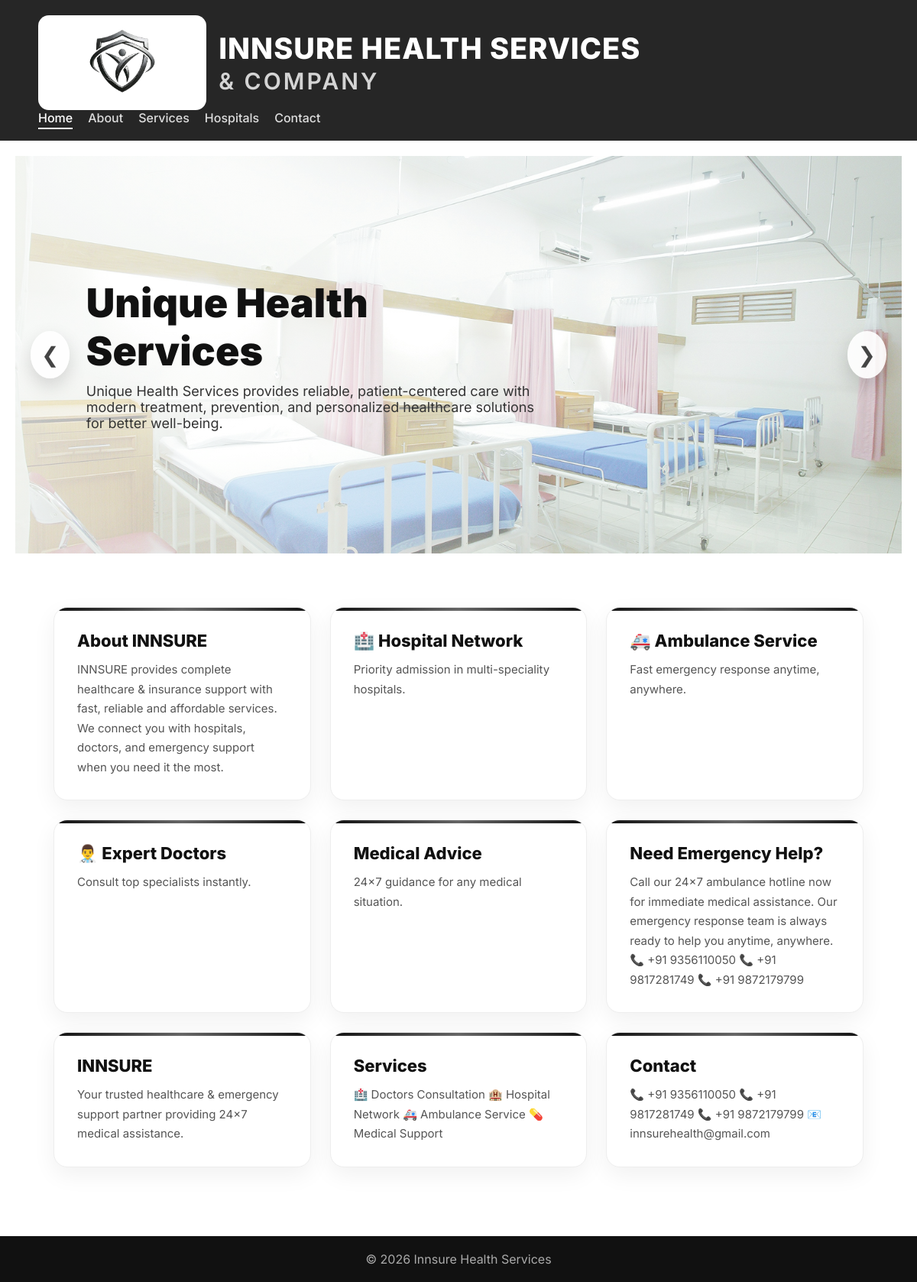
The page / on the database its author committed.
### core/models.py (models this page shows, shortened)
class HomeContent(models.Model):
    title = models.CharField(max_length=200)
    description = models.TextField()
    status = models.BooleanField(default=True)

### core/views.py (the view)
# urls.py: path('', views.home, name='home'),
def home(request):
    slides = Slider.objects.filter(status='Active').order_by('id')
    home_contents = HomeContent.objects.filter(status=True).order_by('id')
    context = {
        'slides': slides,
        'home_contents': home_contents,
    }
    return render(request, 'home.html', context)

### core/templates/home.html (shortened to what this page needs)
{% extends 'base.html' %}
{% load static %}
{% block content %}
<div class="slider">
    {% for slide in slides %}
    <div class="slide {% if forloop.first %}active{% endif %}">
        <div class="caption">
            <h1>{{ slide.title }}</h1>
            <p>{{ slide.description }}</p>
        </div>
    </div>
    {% endfor %}
    <div class="controls">
        <span class="prev">&#10094;</span>
        <span class="next">&#10095;</span>
    </div>
</div>
<section class="home-content">
    {% for content in home_contents %}
    <div class="content-card">
        <h2>{{ content.title }}</h2>
        <p>{{ content.description }}</p>
    </div>
    {% empty %}
    <div class="content-card">
        <h2>No Content Available</h2>
        <p>Please add content from admin panel</p>
    </div>
    {% endfor %}
</section>
{% endblock %}

### core/templates/base.html (style rules this page uses)
:root { --bg: #f5f6f8; --card: rgba(255,255,255,0.65); --text: #111; --primary: #111; --border: rgba(0,0,0,0.1); }
* { margin:0; padding:0; box-sizing:border-box; font-family:'Inter', sans-serif; }
body { background: var(--bg); color: var(--text); transition:0.3s; }

### core/templates/home.html (style rules this page uses)
body { font-family: 'Segoe UI', sans-serif; margin: 0; background: #fff; color: #444; }
.slider { height: 520px; position: relative; overflow: hidden; }
.slide { position: absolute; width: 100%; height: 100%; opacity: 0; transform: scale(1.1); filter: blur(10px); transition: all 1.2s ease; }
.slide.active { opacity: 1; transform: scale(1); filter: blur(0); }
.caption { position: absolute; top: 50%; left: 8%; transform: translateY(-50%); max-width: 600px; animation: fadeUp 1s ease; }
.caption h1 { font-size: 52px; font-weight: 900; color: #111; }
.caption p { font-size: 18px; margin-top: 10px; color: #333; }
.controls { position: absolute; width: 100%; top: 50%; display: flex; justify-content: space-between; padding: 0 20px; transform: translateY(-50%); }
.controls span { font-size: 28px; cursor: pointer; background: rgba(255,255,255,0.9); padding: 14px; border-radius: 50%; box-shadow: 0 10px 25px rgba(0,0,0,0.15); transition: 0.3s; }
.home-content { max-width: 1100px; margin: auto; padding: 70px 20px; display: grid; grid-template-columns: repeat(auto-fit, minmax(300px, 1fr)); gap: 25px; }
.content-card { background: #fff; border-radius: 18px; padding: 30px; border: 1px solid #eee; box-shadow: 0 10px 30px rgba(0,0,0,0.06); transition: 0.3s ease; position: relative; overflow: hidden; }
.content-card::before { content: ""; position: absolute; top: 0; left: 0; height: 4px; width: 100%; background: linear-gradient(90deg, #111, #666, #111); }
.content-card h2 { font-size: 22px; font-weight: 800; color: #111; margin-bottom: 12px; }
.content-card p { font-size: 15px; line-height: 1.7; color: #555; }

### rows shown on the page
HomeContent: title "About INNSURE", description "INNSURE provides complete healthcare & insurance support with fast, reliable and affordable services. We connect you with hospitals, doctors, and emergency support when you need it the most."
HomeContent: title "🏥 Hospital Network", description "Priority admission in multi-speciality hospitals."
HomeContent: title "🚑 Ambulance Service", description "Fast emergency response anytime, anywhere."
HomeContent: title "👨‍⚕️ Expert Doctors", description "Consult top specialists instantly."
HomeContent: title "Medical Advice", description "24×7 guidance for any medical situation."
HomeContent: title "Need Emergency Help?", description "Call our 24×7 ambulance hotline now for immediate medical assistance. Our emergency response team is always ready to help you anytime, anywhere. 📞 +91 9356110050 📞 +91 9817281749 📞 +91 9872179799"
HomeContent: title "INNSURE", description "Your trusted healthcare & emergency support partner providing 24×7 medical assistance."
HomeContent: title "Services", description "🏥 Doctors Consultation 🏨 Hospital Network 🚑 Ambulance Service 💊 Medical Support"
HomeContent: title "Contact", description "📞 +91 9356110050 📞 +91 9817281749 📞 +91 9872179799 📧 innsurehealth@gmail.com"
